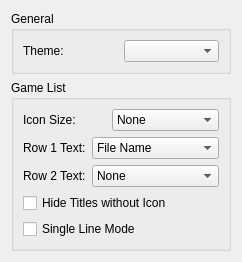
<?xml version="1.0" encoding="UTF-8"?>
<ui version="4.0">
 <class>ConfigureUi</class>
 <widget class="QWidget" name="ConfigureUi">
  <property name="windowTitle">
   <string>Form</string>
  </property>
  <layout class="QVBoxLayout" name="verticalLayout">
   <item>
    <widget class="QGroupBox" name="general_groupBox">
     <property name="title">
      <string>General</string>
     </property>
     <layout class="QHBoxLayout" name="horizontalLayout">
      <item>
       <layout class="QVBoxLayout" name="verticalLayout_2">
        <item>
         <layout class="QHBoxLayout" name="horizontalLayout_3">
          <item>
           <widget class="QLabel" name="theme_label">
            <property name="text">
             <string>Theme:</string>
            </property>
           </widget>
          </item>
          <item>
           <widget class="QComboBox" name="theme_combobox"/>
          </item>
         </layout>
        </item>
       </layout>
      </item>
     </layout>
    </widget>
   </item>
   <item>
    <widget class="QGroupBox" name="game_list_groupBox">
     <property name="title">
      <string>Game List</string>
     </property>
     <layout class="QHBoxLayout" name="horizontalLayout_4">
      <item>
       <layout class="QVBoxLayout" name="verticalLayout_3">
        <item>
         <layout class="QHBoxLayout" name="horizontalLayout_5">
          <item>
           <widget class="QLabel" name="icon_size_label">
            <property name="text">
             <string>Icon Size:</string>
            </property>
           </widget>
          </item>
          <item>
           <widget class="QComboBox" name="icon_size_combobox">
            <item>
             <property name="text">
              <string>None</string>
             </property>
            </item>
            <item>
             <property name="text">
              <string>Small (24x24)</string>
             </property>
            </item>
            <item>
             <property name="text">
              <string>Large (48x48)</string>
             </property>
            </item>
           </widget>
          </item>
         </layout>
        </item>
        <item>
         <layout class="QHBoxLayout" name="horizontalLayout_6">
          <item>
           <widget class="QLabel" name="row_1_text_label">
            <property name="text">
             <string>Row 1 Text:</string>
            </property>
           </widget>
          </item>
          <item>
           <widget class="QComboBox" name="row_1_text_combobox">
            <item>
             <property name="text">
              <string>File Name</string>
             </property>
            </item>
            <item>
             <property name="text">
              <string>Full Path</string>
             </property>
            </item>
            <item>
             <property name="text">
              <string>Title Name (short)</string>
             </property>
            </item>
            <item>
             <property name="text">
              <string>Title ID</string>
             </property>
            </item>
            <item>
             <property name="text">
              <string>Title Name (long)</string>
             </property>
            </item>
           </widget>
          </item>
         </layout>
        </item>
        <item>
         <layout class="QHBoxLayout" name="horizontalLayout_7">
          <item>
           <widget class="QLabel" name="row_2_text_label">
            <property name="text">
             <string>Row 2 Text:</string>
            </property>
           </widget>
          </item>
          <item>
           <widget class="QComboBox" name="row_2_text_combobox">
            <item>
             <property name="text">
              <string>None</string>
             </property>
            </item>
            <item>
             <property name="text">
              <string>File Name</string>
             </property>
            </item>
            <item>
             <property name="text">
              <string>Full Path</string>
             </property>
            </item>
            <item>
             <property name="text">
              <string>Title Name (short)</string>
             </property>
            </item>
            <item>
             <property name="text">
              <string>Title ID</string>
             </property>
            </item>
            <item>
             <property name="text">
              <string>Title Name (long)</string>
             </property>
            </item>
           </widget>
          </item>
         </layout>
        </item>
        <item>
         <widget class="QCheckBox" name="toggle_hide_no_icon">
          <property name="text">
           <string>Hide Titles without Icon</string>
          </property>
         </widget>
        </item>
        <item>
         <widget class="QCheckBox" name="toggle_single_line_mode">
          <property name="text">
           <string>Single Line Mode</string>
          </property>
         </widget>
        </item>
       </layout>
      </item>
     </layout>
    </widget>
   </item>
   <item>
    <spacer>
     <property name="orientation">
      <enum>Qt::Vertical</enum>
     </property>
     <property name="sizeHint" stdset="0">
      <size>
       <width>0</width>
       <height>0</height>
      </size>
     </property>
    </spacer>
   </item>
  </layout>
 </widget>
 <resources/>
 <connections/>
</ui>
